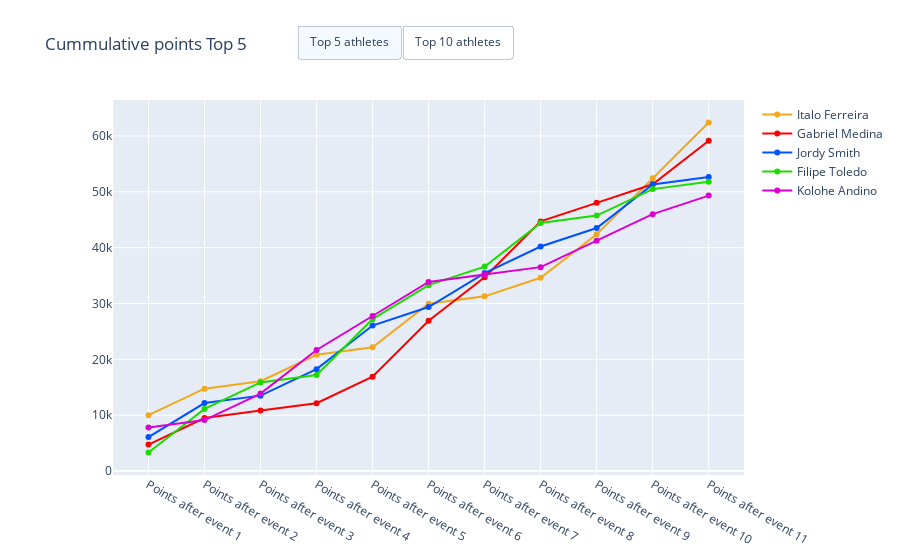

Notebook cell for this chart:
### Markdown cell above
Brazilia was dominating last season rating. Three of top five contestants were from Brazil and Brazil also won in terms of biggest representation at the WSL Championship Tour circle, as is also visible from the first pie chart. Looking at both pie charts we can tell, that United states slightly outperformed their neighbours and colleagues from Hawaii, when coming into competition with same represantation, the United Stated took more points for themselves. Countries as Portugal, Italy or Japan have it difficult, regarding total points by contry statistics, because they have only one contestant on the tour.

### Code cell
# Initialize figure
fig = go.Figure()

# Add Traces

fig.add_trace(
    go.Scatter(x=list(top10.index),
               y=list(top10.loc[:,'Italo Ferreira']),
               name="Italo Ferreira",
               line=dict(color="#f2a81a")))

fig.add_trace(
    go.Scatter(x=list(top10.index),
               y=list(top10.loc[:,'Gabriel Medina']),
               name="Gabriel Medina",
               line=dict(color="#ff0000")))

fig.add_trace(
    go.Scatter(x=list(top10.index),
               y=list(top10.loc[:,'Jordy Smith']),
               name="Jordy Smith",
               line=dict(color="#0051ff")))

fig.add_trace(
    go.Scatter(x=list(top10.index),
               y=list(top10.loc[:,'Filipe Toledo']),
               name="Filipe Toledo",
               line=dict(color="#1ddb00")))

fig.add_trace(
    go.Scatter(x=list(top10.index),
               y=list(top10.loc[:,'Kolohe Andino']),
               name="Kolohe Andino",
               line=dict(color="#db00d1")))

fig.add_trace(
    go.Scatter(x=list(top10.index),
               y=list(top10.loc[:,'Kanoa Igarashi']),
               name="Kanoa Igarashi",
               visible=False,
               line=dict(color="#00ffdf")))

fig.add_trace(
    go.Scatter(x=list(top10.index),
               y=list(top10.loc[:,'John John Florence']),
               name="John John Florence",
               visible=False,
               line=dict(color="#ff6700")))

fig.add_trace(
    go.Scatter(x=list(top10.index),
               y=list(top10.loc[:,'Kelly Slater']),
               name="Kelly Slater",
               visible=False,
               line=dict(color="#9bff85")))

fig.add_trace(
    go.Scatter(x=list(top10.index),
               y=list(top10.loc[:,'Owen Wright']),
               name="Owen Wright",
               visible=False,
               line=dict(color="#ff85f4")))

fig.add_trace(
    go.Scatter(x=list(top10.index),
               y=list(top10.loc[:,'Jeremy Flores']),
               name="Jeremy Flores",
               visible=False,
               line=dict(color="#9aa6ff")))

# Add Annotations and Buttons

fig.update_layout(
    updatemenus=[
        go.layout.Updatemenu(
            type="buttons",
            direction="right",
            active=0,
            x=0.65,
            y=1.2,
            buttons=list([
                dict(label="Top 5 athletes",
                     method="update",
                     args=[{"visible": [True, True, True, True, True, False, False, False, False, False]},
                           {"title": "Cummulative points Top 5",
                            "annotations": []}]),
                 dict(label="Top 10 athletes",
                     method="update",
                     args=[{"visible": [True, True, True, True, True, True, True, True, True, True]},
                           {"title": "Cummulative points Top 10",
                            "annotations": []}]),
            ]),
        )
    ])

# Set title
fig.update_layout(
    title_text="Cummulative points Top 5",
    xaxis_domain=[0.05, 1.0]
)

fig.show()

### Figure 1 — Plotly figure (JSON) as saved in the notebook; plotly's stock layout.template omitted (floating-point values rounded to 4 significant figures)
{"data": [{"line": {"color": "#f2a81a"}, "name": "Italo Ferreira", "type": "scatter", "x": ["Points after event 1", "Points after event 2", "Points after event 3", "Points after event 4", "Points after event 5", "Points after event 6", "Points after event 7", "Points after event 8", "Points after event 9", "Points after event 10", "Points after event 11"], "y": [10000, 14745, 16075, 20820, 22150, 29950, 31280, 34600, 42400, 52400, 62400]}, {"line": {"color": "#ff0000"}, "name": "Gabriel Medina", "type": "scatter", "x": ["Points after event 1", "Points after event 2", "Points after event 3", "Points after event 4", "Points after event 5", "Points after event 6", "Points after event 7", "Points after event 8", "Points after event 9", "Points after event 10", "Points after event 11"], "y": [4745, 9490, 10820, 12150, 16895, 26895, 34695, 44695, 48015, 51335, 59135]}, {"line": {"color": "#0051ff"}, "name": "Jordy Smith", "type": "scatter", "x": ["Points after event 1", "Points after event 2", "Points after event 3", "Points after event 4", "Points after event 5", "Points after event 6", "Points after event 7", "Points after event 8", "Points after event 9", "Points after event 10", "Points after event 11"], "y": [6085, 12170, 13500, 18245, 26045, 29365, 35450, 40195, 43515, 51315, 52645]}, {"line": {"color": "#1ddb00"}, "name": "Filipe Toledo", "type": "scatter", "x": ["Points after event 1", "Points after event 2", "Points after event 3", "Points after event 4", "Points after event 5", "Points after event 6", "Points after event 7", "Points after event 8", "Points after event 9", "Points after event 10", "Points after event 11"], "y": [3320, 11120, 15865, 17195, 27195, 33280, 36600, 44400, 45730, 50475, 51805]}, {"line": {"color": "#db00d1"}, "name": "Kolohe Andino", "type": "scatter", "x": ["Points after event 1", "Points after event 2", "Points after event 3", "Points after event 4", "Points after event 5", "Points after event 6", "Points after event 7", "Points after event 8", "Points after event 9", "Points after event 10", "Points after event 11"], "y": [7800, 9130, 13875, 21675, 27760, 33845, 35175, 36505, 41250, 45995, 49315]}, {"line": {"color": "#00ffdf"}, "name": "Kanoa Igarashi", "type": "scatter", "visible": false, "x": ["Points after event 1", "Points after event 2", "Points after event 3", "Points after event 4", "Points after event 5", "Points after event 6", "Points after event 7", "Points after event 8", "Points after event 9", "Points after event 10", "Points after event 11"], "y": [3320, 6640, 16640, 19960, 24705, 29450, 30780, 34100, 35430, 41515, 42845]}, {"line": {"color": "#ff6700"}, "name": "John John Florence", "type": "scatter", "visible": false, "x": ["Points after event 1", "Points after event 2", "Points after event 3", "Points after event 4", "Points after event 5", "Points after event 6", "Points after event 7", "Points after event 8", "Points after event 9", "Points after event 10", "Points after event 11"], "y": [6085, 16085, 17415, 27415, 32160, 32425, 32690, 32955, 33220, 33485, 38230]}, {"line": {"color": "#9bff85"}, "name": "Kelly Slater", "type": "scatter", "visible": false, "x": ["Points after event 1", "Points after event 2", "Points after event 3", "Points after event 4", "Points after event 5", "Points after event 6", "Points after event 7", "Points after event 8", "Points after event 9", "Points after event 10", "Points after event 11"], "y": [265, 5010, 11095, 14415, 17735, 21055, 22385, 25705, 27035, 30355, 36440]}, {"line": {"color": "#ff85f4"}, "name": "Owen Wright", "type": "scatter", "visible": false, "x": ["Points after event 1", "Points after event 2", "Points after event 3", "Points after event 4", "Points after event 5", "Points after event 6", "Points after event 7", "Points after event 8", "Points after event 9", "Points after event 10", "Points after event 11"], "y": [3320, 6640, 7970, 11290, 12620, 17365, 27365, 33450, 34780, 36110, 37440]}, {"line": {"color": "#9aa6ff"}, "name": "Jeremy Flores", "type": "scatter", "visible": false, "x": ["Points after event 1", "Points after event 2", "Points after event 3", "Points after event 4", "Points after event 5", "Points after event 6", "Points after event 7", "Points after event 8", "Points after event 9", "Points after event 10", "Points after event 11"], "y": [1330, 4650, 12450, 13780, 14045, 15375, 20120, 21450, 31450, 32780, 33045]}], "layout": {"title": {"text": "Cummulative points Top 5"}, "updatemenus": [{"active": 0, "buttons": [{"args": [{"visible": [true, true, true, true, true, false, false, false, false, false]}, {"annotations": [], "title": "Cummulative points Top 5"}], "label": "Top 5 athletes", "method": "update"}, {"args": [{"visible": [true, true, true, true, true, true, true, true, true, true]}, {"annotations": [], "title": "Cummulative points Top 10"}], "label": "Top 10 athletes", "method": "update"}], "direction": "right", "type": "buttons", "x": 0.65, "y": 1.2}], "xaxis": {"domain": [0.05, 1]}}}
